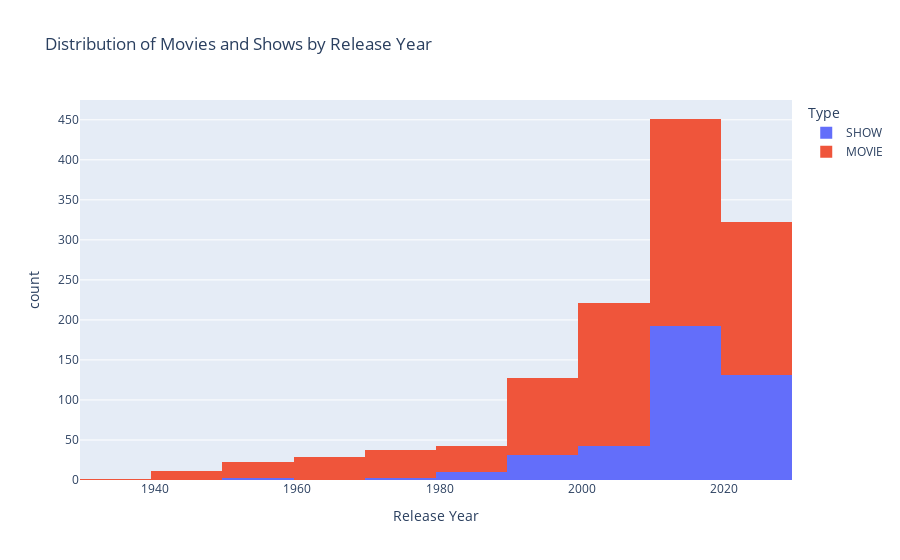

Notebook source saved alongside this figure:
### Code cell
#Creating a histogram based on analysed_data with release year on x-axis and count on y-axis. Adding color based on 'type' column. Setting labels for better readability. 
fig_histogram = px.histogram(analysed_data, x="release_year", nbins=10, color="type",
                   labels={"release_year": "Release Year", "count": "Count", "type": "Type"},
                   title="Distribution of Movies and Shows by Release Year")

fig_histogram.show()

### Figure 1 — Plotly figure (JSON) as saved in the notebook; plotly's stock layout.template omitted (floating-point values rounded to 4 significant figures; data arrays with more than 128 entries replaced by an {"elided": "..."} marker saying what was removed)
{"data": [{"alignmentgroup": "True", "bingroup": "x", "hovertemplate": "Type=SHOW<br>Release Year=%{x}<br>count=%{y}<extra></extra>", "legendgroup": "SHOW", "marker": {"color": "#636efa", "pattern": {"shape": ""}}, "name": "SHOW", "nbinsx": 10, "offsetgroup": "SHOW", "orientation": "v", "showlegend": true, "type": "histogram", "x": {"elided": "411 int values"}, "xaxis": "x", "yaxis": "y"}, {"alignmentgroup": "True", "bingroup": "x", "hovertemplate": "Type=MOVIE<br>Release Year=%{x}<br>count=%{y}<extra></extra>", "legendgroup": "MOVIE", "marker": {"color": "#EF553B", "pattern": {"shape": ""}}, "name": "MOVIE", "nbinsx": 10, "offsetgroup": "MOVIE", "orientation": "v", "showlegend": true, "type": "histogram", "x": {"elided": "853 int values"}, "xaxis": "x", "yaxis": "y"}], "layout": {"barmode": "relative", "legend": {"title": {"text": "Type"}, "tracegroupgap": 0}, "title": {"text": "Distribution of Movies and Shows by Release Year"}, "xaxis": {"anchor": "y", "domain": [0, 1], "title": {"text": "Release Year"}}, "yaxis": {"anchor": "x", "domain": [0, 1], "title": {"text": "count"}}}}
